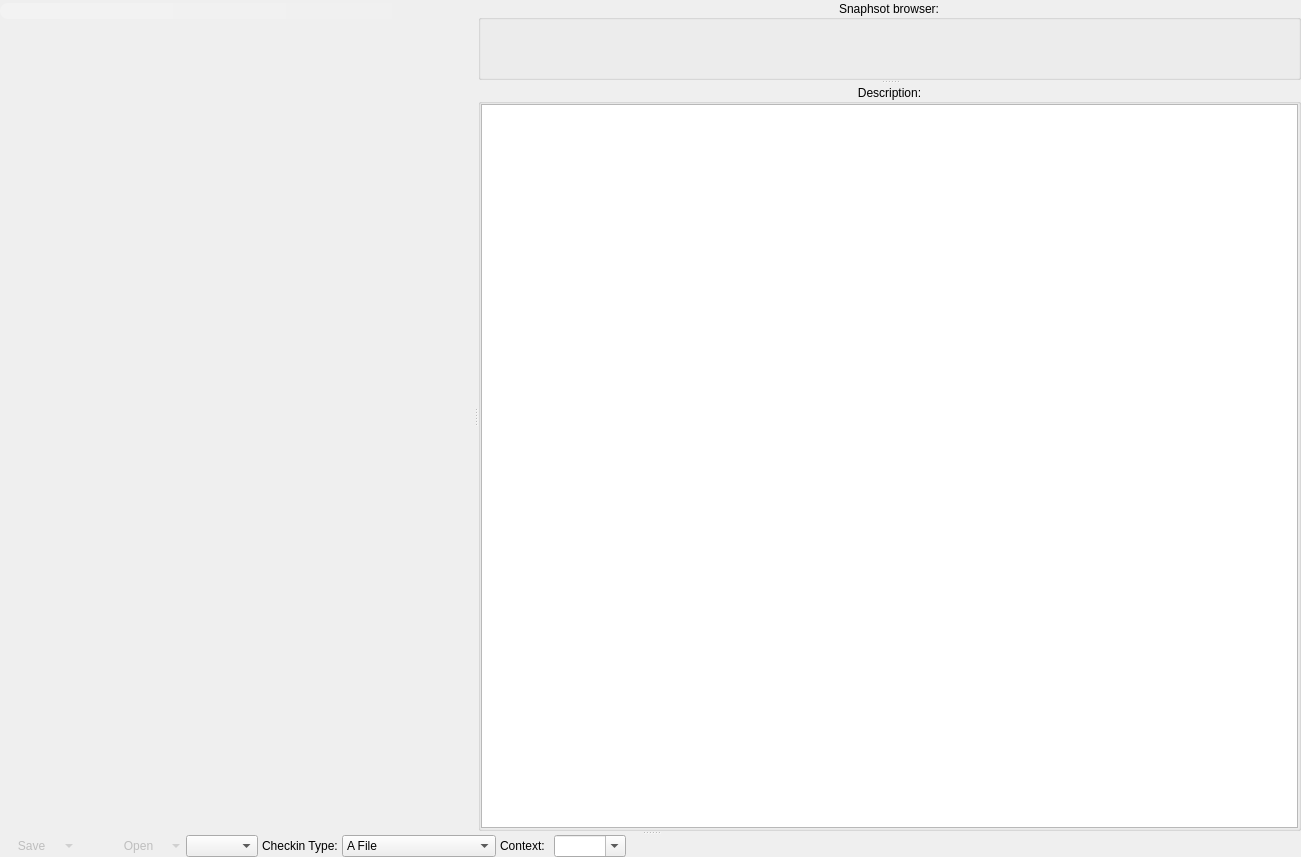
<?xml version="1.0" encoding="UTF-8"?>
<ui version="4.0">
 <class>checkInOutWidget</class>
 <widget class="QWidget" name="checkInOutWidget">
  <property name="geometry">
   <rect>
    <x>0</x>
    <y>0</y>
    <width>1301</width>
    <height>857</height>
   </rect>
  </property>
  <property name="minimumSize">
   <size>
    <width>400</width>
    <height>250</height>
   </size>
  </property>
  <layout class="QVBoxLayout" name="checkinOutVerticalLayout" stretch="1,0">
   <property name="spacing">
    <number>0</number>
   </property>
   <property name="margin">
    <number>0</number>
   </property>
   <item>
    <widget class="QSplitter" name="dropPlateSplitter">
     <property name="orientation">
      <enum>Qt::Vertical</enum>
     </property>
     <widget class="QSplitter" name="commentsSplitter">
      <property name="orientation">
       <enum>Qt::Horizontal</enum>
      </property>
      <widget class="QWidget" name="layoutWidget">
       <layout class="QGridLayout" name="searchResultsGridLayout" columnstretch="1,0,0,0,0">
        <property name="spacing">
         <number>0</number>
        </property>
        <item row="0" column="0">
         <widget class="QLineEdit" name="searchLineEdit">
          <property name="font">
           <font>
            <pointsize>9</pointsize>
           </font>
          </property>
          <property name="styleSheet">
           <string notr="true">QLineEdit {
    border: 0px;
    border-radius: 8px;
	show-decoration-selected: 1;
    padding: 0px 8px;
    background: qlineargradient(spread:pad, x1:0, y1:0, x2:1, y2:0, stop:0 rgba(255, 255, 255, 64), stop:1 rgba(255, 255, 255, 0));
	background-position: bottom left;
	background-image: url(&quot;:/ui_check/gliph/search_16.png&quot;);
	background-repeat: fixed;
    selection-background-color: darkgray;
	padding-left: 15px;
}
QLineEdit:hover{
	color: white;
	background-image: url(&quot;:/ui_check/gliph/searchHover_16.png&quot;);
}</string>
          </property>
          <property name="frame">
           <bool>false</bool>
          </property>
         </widget>
        </item>
        <item row="0" column="2">
         <widget class="QToolButton" name="gearMenuToolButton">
          <property name="maximumSize">
           <size>
            <width>22</width>
            <height>22</height>
           </size>
          </property>
          <property name="popupMode">
           <enum>QToolButton::InstantPopup</enum>
          </property>
          <property name="autoRaise">
           <bool>true</bool>
          </property>
          <property name="arrowType">
           <enum>Qt::NoArrow</enum>
          </property>
         </widget>
        </item>
        <item row="0" column="1">
         <layout class="QVBoxLayout" name="expandingLayout">
          <property name="spacing">
           <number>0</number>
          </property>
         </layout>
        </item>
        <item row="1" column="0" colspan="5">
         <widget class="QSplitter" name="searchOptionsSplitter">
          <property name="orientation">
           <enum>Qt::Vertical</enum>
          </property>
         </widget>
        </item>
       </layout>
      </widget>
      <widget class="QWidget" name="verticalLayoutWidget_3">
       <layout class="QVBoxLayout" name="snapshoBrowserLayout">
        <property name="spacing">
         <number>0</number>
        </property>
        <item>
         <widget class="QSplitter" name="descriptionSplitter">
          <property name="orientation">
           <enum>Qt::Vertical</enum>
          </property>
          <widget class="QGroupBox" name="snapshotBrowserGroupBox">
           <property name="title">
            <string>Snaphsot browser:</string>
           </property>
           <property name="alignment">
            <set>Qt::AlignCenter</set>
           </property>
           <property name="flat">
            <bool>true</bool>
           </property>
           <layout class="QVBoxLayout" name="snapshotBrowserLayout">
            <property name="spacing">
             <number>0</number>
            </property>
            <property name="margin">
             <number>0</number>
            </property>
           </layout>
          </widget>
          <widget class="QGroupBox" name="descriptionGroupBox">
           <property name="title">
            <string>Description:</string>
           </property>
           <property name="alignment">
            <set>Qt::AlignCenter</set>
           </property>
           <property name="flat">
            <bool>true</bool>
           </property>
           <layout class="QVBoxLayout" name="verticalLayout" stretch="0,1">
            <property name="spacing">
             <number>0</number>
            </property>
            <property name="margin">
             <number>0</number>
            </property>
            <item>
             <layout class="QVBoxLayout" name="editorLayout">
              <property name="spacing">
               <number>0</number>
              </property>
             </layout>
            </item>
            <item>
             <widget class="QTextEdit" name="descriptionTextEdit"/>
            </item>
           </layout>
          </widget>
         </widget>
        </item>
       </layout>
      </widget>
     </widget>
     <widget class="QWidget" name="gridLayoutWidget">
      <layout class="QVBoxLayout" name="dropPlateLayout">
       <property name="spacing">
        <number>0</number>
       </property>
       <property name="margin">
        <number>0</number>
       </property>
      </layout>
     </widget>
    </widget>
   </item>
   <item>
    <layout class="QHBoxLayout" name="fastControlsHorizontalLayout" stretch="0,0,0,0,0,0,0,0,1">
     <property name="spacing">
      <number>4</number>
     </property>
     <item>
      <widget class="QToolButton" name="savePushButton">
       <property name="enabled">
        <bool>false</bool>
       </property>
       <property name="sizePolicy">
        <sizepolicy hsizetype="Preferred" vsizetype="Fixed">
         <horstretch>0</horstretch>
         <verstretch>0</verstretch>
        </sizepolicy>
       </property>
       <property name="minimumSize">
        <size>
         <width>75</width>
         <height>22</height>
        </size>
       </property>
       <property name="text">
        <string>Save</string>
       </property>
       <property name="checked">
        <bool>false</bool>
       </property>
       <property name="popupMode">
        <enum>QToolButton::MenuButtonPopup</enum>
       </property>
       <property name="toolButtonStyle">
        <enum>Qt::ToolButtonTextBesideIcon</enum>
       </property>
       <property name="autoRaise">
        <bool>true</bool>
       </property>
      </widget>
     </item>
     <item>
      <widget class="QToolButton" name="toggleSaveOptionsToolButton">
       <property name="minimumSize">
        <size>
         <width>0</width>
         <height>22</height>
        </size>
       </property>
       <property name="maximumSize">
        <size>
         <width>16777215</width>
         <height>22</height>
        </size>
       </property>
       <property name="autoRaise">
        <bool>true</bool>
       </property>
      </widget>
     </item>
     <item>
      <widget class="QToolButton" name="openPushButton">
       <property name="enabled">
        <bool>false</bool>
       </property>
       <property name="sizePolicy">
        <sizepolicy hsizetype="Preferred" vsizetype="Fixed">
         <horstretch>0</horstretch>
         <verstretch>0</verstretch>
        </sizepolicy>
       </property>
       <property name="minimumSize">
        <size>
         <width>75</width>
         <height>22</height>
        </size>
       </property>
       <property name="text">
        <string>Open</string>
       </property>
       <property name="checked">
        <bool>false</bool>
       </property>
       <property name="popupMode">
        <enum>QToolButton::MenuButtonPopup</enum>
       </property>
       <property name="toolButtonStyle">
        <enum>Qt::ToolButtonTextBesideIcon</enum>
       </property>
       <property name="autoRaise">
        <bool>true</bool>
       </property>
      </widget>
     </item>
     <item>
      <widget class="QComboBox" name="formatTypeComboBox"/>
     </item>
     <item>
      <widget class="QLabel" name="checkinTypeLabel">
       <property name="text">
        <string>Checkin Type:</string>
       </property>
       <property name="textFormat">
        <enum>Qt::PlainText</enum>
       </property>
      </widget>
     </item>
     <item>
      <widget class="QComboBox" name="checkinTypeComboBox">
       <item>
        <property name="text">
         <string>A File</string>
        </property>
       </item>
       <item>
        <property name="text">
         <string>A Sequence</string>
        </property>
       </item>
       <item>
        <property name="text">
         <string>A Directory</string>
        </property>
       </item>
       <item>
        <property name="text">
         <string>Miltiple Individual Files</string>
        </property>
       </item>
       <item>
        <property name="text">
         <string>Work Area</string>
        </property>
       </item>
      </widget>
     </item>
     <item>
      <widget class="QLabel" name="contextLabel">
       <property name="minimumSize">
        <size>
         <width>50</width>
         <height>0</height>
        </size>
       </property>
       <property name="text">
        <string>Context:</string>
       </property>
       <property name="textFormat">
        <enum>Qt::PlainText</enum>
       </property>
      </widget>
     </item>
     <item>
      <widget class="QComboBox" name="contextComboBox">
       <property name="editable">
        <bool>true</bool>
       </property>
       <property name="insertPolicy">
        <enum>QComboBox::NoInsert</enum>
       </property>
      </widget>
     </item>
     <item>
      <spacer name="horizontalSpacer_2">
       <property name="orientation">
        <enum>Qt::Horizontal</enum>
       </property>
       <property name="sizeType">
        <enum>QSizePolicy::Preferred</enum>
       </property>
       <property name="sizeHint" stdset="0">
        <size>
         <width>40</width>
         <height>20</height>
        </size>
       </property>
      </spacer>
     </item>
    </layout>
   </item>
  </layout>
 </widget>
 <tabstops>
  <tabstop>searchLineEdit</tabstop>
  <tabstop>descriptionTextEdit</tabstop>
 </tabstops>
 <resources>
  <include location="../resources.qrc"/>
 </resources>
 <connections/>
</ui>
